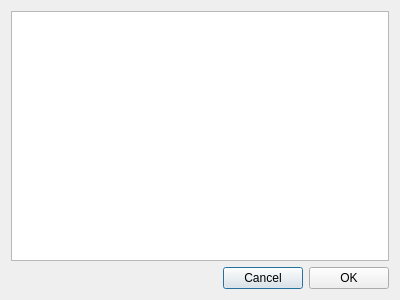
<?xml version="1.0" encoding="UTF-8"?>
<ui version="4.0">
 <class>MonitoredLogs</class>
 <widget class="QDialog" name="MonitoredLogs">
  <property name="geometry">
   <rect>
    <x>0</x>
    <y>0</y>
    <width>400</width>
    <height>300</height>
   </rect>
  </property>
  <property name="windowTitle">
   <string>Dialog</string>
  </property>
  <layout class="QVBoxLayout" name="verticalLayout">
   <item>
    <widget class="QTreeView" name="monitorTree">
     <property name="sizePolicy">
      <sizepolicy hsizetype="Expanding" vsizetype="Expanding">
       <horstretch>1</horstretch>
       <verstretch>0</verstretch>
      </sizepolicy>
     </property>
     <property name="focusPolicy">
      <enum>Qt::NoFocus</enum>
     </property>
     <attribute name="headerVisible">
      <bool>false</bool>
     </attribute>
    </widget>
   </item>
   <item>
    <layout class="QHBoxLayout" name="horizontalLayout">
     <item>
      <spacer name="horizontalSpacer">
       <property name="orientation">
        <enum>Qt::Horizontal</enum>
       </property>
       <property name="sizeHint" stdset="0">
        <size>
         <width>40</width>
         <height>20</height>
        </size>
       </property>
      </spacer>
     </item>
     <item>
      <widget class="QPushButton" name="cancelButton">
       <property name="text">
        <string>Cancel</string>
       </property>
      </widget>
     </item>
     <item>
      <widget class="QPushButton" name="OKButton">
       <property name="text">
        <string>OK</string>
       </property>
      </widget>
     </item>
    </layout>
   </item>
  </layout>
 </widget>
 <resources/>
 <connections/>
</ui>
